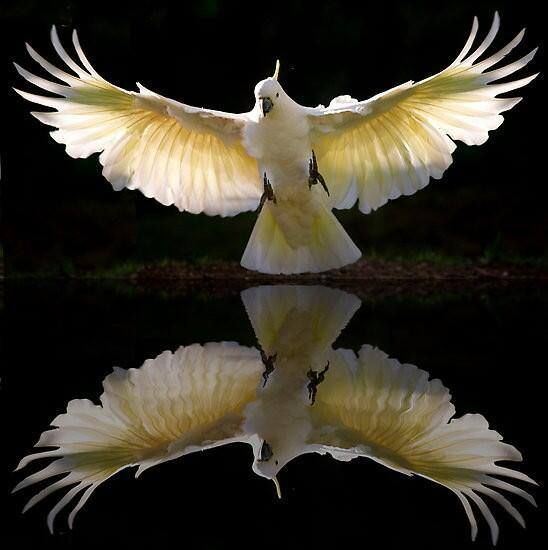
#> input picture funnywildlife.jpeg, 548 x 550 px
$ jupyter execute 'L5 Feature Detection and Matching.ipynb'
#> lines starting #> are read from the running program, lines starting #| are printed output that depends on the picture
Feature Detection and Matching

[cell 1]
# Contoh Script untuk feature detection and Matching
# Modifikasi script ini untuk mencoba metode yang berbeda
import numpy as np
import cv2
from matplotlib import pyplot as plt

[cell 2]
# Baca gambar
img1 = cv2.imread('funnywildlife.jpeg') # gambar yang dituju
#> img1 is the input picture: shape (550, 548, 3); mean B, G, R 39.3, 50.2, 55
img2 = cv2.imread('funnywildlife.jpeg') # gambar yang dicari
gray1 = cv2.cvtColor(img1, cv2.COLOR_BGR2GRAY)
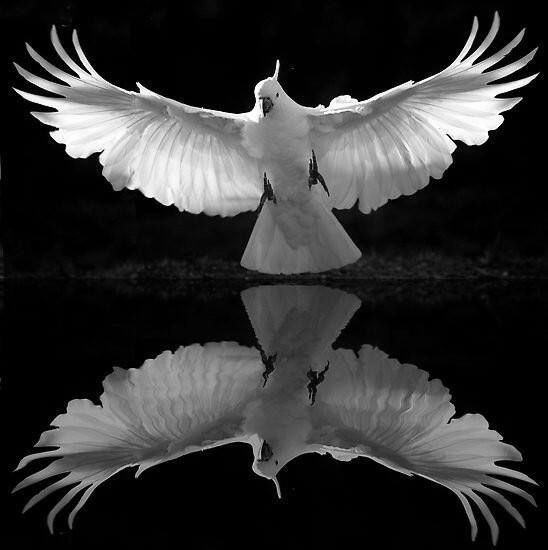
#> gray1: shape (550, 548); min 0, max 255, mean 50.4
gray2 = cv2.cvtColor(img2, cv2.COLOR_BGR2GRAY)

# Menggunakan Detector SIFT
sift = cv2.SIFT_create()

# Mencari Keypoint dengan SIFT
kp1, des1 = sift.detectAndCompute(gray1, None)
#> kp1 = 683 keypoints; strongest (x, y, size): (138, 84, 2.8), (57, 129, 1.9), (497, 96, 2.4), (55, 110, 3)
kp2, des2 = sift.detectAndCompute(gray2, None)
#> kp2 has the same summary as kp1

# Melakukan Matching dari hasil deteksi keypoints menggunakan BruteForce Matcher
bf = cv2.BFMatcher(cv2.NORM_L2, crossCheck=True)
matches = bf.match(des1, des2)
#> matches = 683 matches
matches = sorted(matches, key=lambda x: x.distance)

# Membuat gambar hasil match pada gambar baru (IMG3)
img3 = cv2.drawMatches(img1, kp1, img2, kp2, matches[:10], None, flags=2)
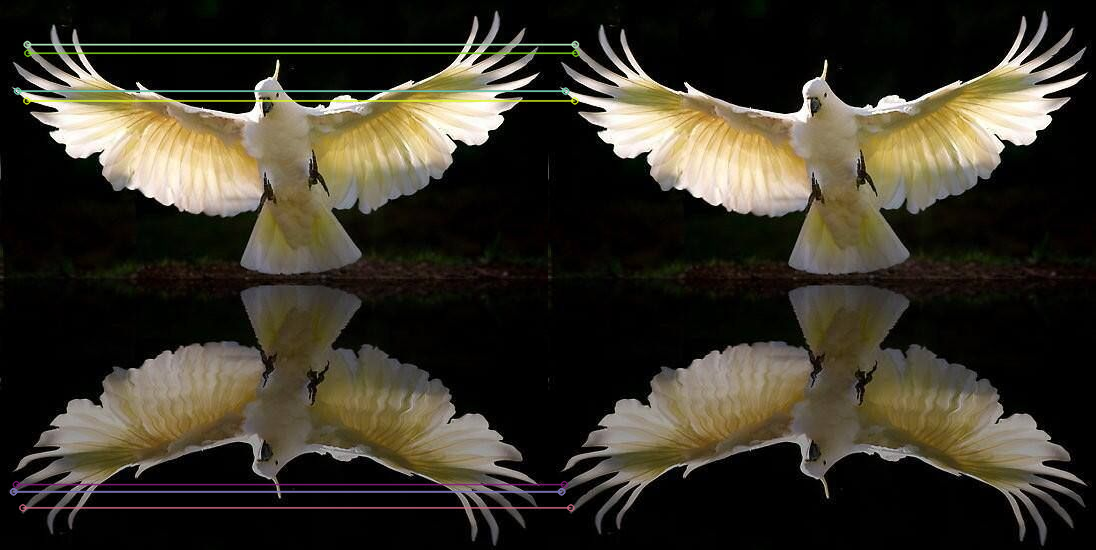
#> img3: shape (550, 1096, 3); mean B, G, R 40.3, 51.5, 56.1

# Tampilkan gambar
plt.imshow(cv2.cvtColor(img3, cv2.COLOR_BGR2RGB))
plt.show()
